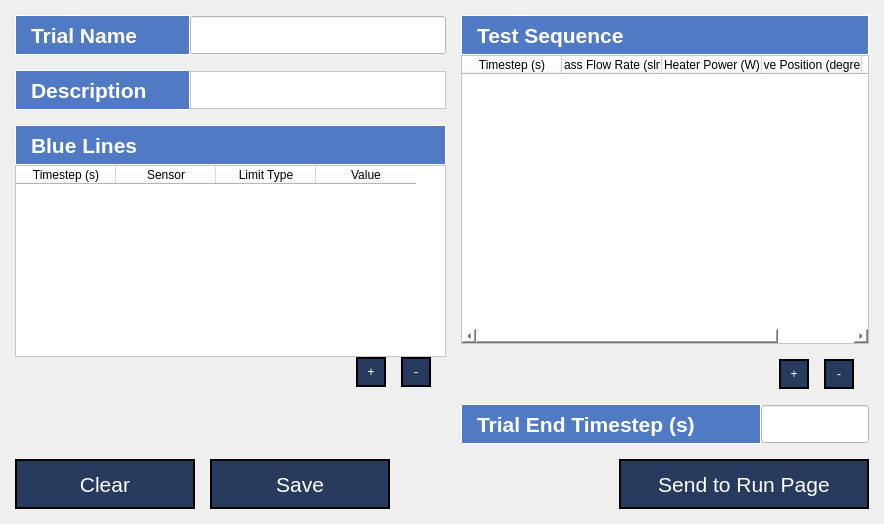
        <widget class="QWidget" name="configuration_page">
         <layout class="QVBoxLayout" name="verticalLayout_8">
          <property name="spacing">
           <number>15</number>
          </property>
          <property name="leftMargin">
           <number>15</number>
          </property>
          <property name="topMargin">
           <number>15</number>
          </property>
          <property name="rightMargin">
           <number>15</number>
          </property>
          <property name="bottomMargin">
           <number>15</number>
          </property>
          <item>
           <layout class="QHBoxLayout" name="horizontalLayout_5">
            <property name="spacing">
             <number>15</number>
            </property>
            <property name="leftMargin">
             <number>0</number>
            </property>
            <property name="topMargin">
             <number>0</number>
            </property>
            <property name="rightMargin">
             <number>0</number>
            </property>
            <property name="bottomMargin">
             <number>0</number>
            </property>
            <item>
             <layout class="QVBoxLayout" name="verticalLayout_9">
              <property name="spacing">
               <number>0</number>
              </property>
              <item>
               <layout class="QHBoxLayout" name="horizontalLayout_8">
                <property name="spacing">
                 <number>0</number>
                </property>
                <item>
                 <widget class="QLabel" name="label_20">
                  <property name="sizePolicy">
                   <sizepolicy hsizetype="Fixed" vsizetype="Fixed">
                    <horstretch>0</horstretch>
                    <verstretch>0</verstretch>
                   </sizepolicy>
                  </property>
                  <property name="minimumSize">
                   <size>
                    <width>175</width>
                    <height>40</height>
                   </size>
                  </property>
                  <property name="font">
                   <font>
                    <pointsize>16</pointsize>
                    <weight>75</weight>
                    <bold>true</bold>
                   </font>
                  </property>
                  <property name="styleSheet">
                   <string notr="true"> background-color: rgb(80, 122, 196); color: rgb(255, 255, 255);
border: 1px solid white;</string>
                  </property>
                  <property name="text">
                   <string>Trial Name</string>
                  </property>
                  <property name="indent">
                   <number>15</number>
                  </property>
                 </widget>
                </item>
                <item>
                 <widget class="QLineEdit" name="configuration_trialname_field">
                  <property name="sizePolicy">
                   <sizepolicy hsizetype="Expanding" vsizetype="Fixed">
                    <horstretch>0</horstretch>
                    <verstretch>0</verstretch>
                   </sizepolicy>
                  </property>
                  <property name="minimumSize">
                   <size>
                    <width>0</width>
                    <height>38</height>
                   </size>
                  </property>
                  <property name="styleSheet">
                   <string notr="true">background-color: rgb(255, 255, 255);</string>
                  </property>
                 </widget>
                </item>
               </layout>
              </item>
              <item>
               <spacer name="verticalSpacer_11">
                <property name="orientation">
                 <enum>Qt::Vertical</enum>
                </property>
                <property name="sizeType">
                 <enum>QSizePolicy::Fixed</enum>
                </property>
                <property name="sizeHint" stdset="0">
                 <size>
                  <width>20</width>
                  <height>15</height>
                 </size>
                </property>
               </spacer>
              </item>
              <item>
               <layout class="QHBoxLayout" name="horizontalLayout_30">
                <property name="spacing">
                 <number>0</number>
                </property>
                <property name="leftMargin">
                 <number>0</number>
                </property>
                <property name="topMargin">
                 <number>0</number>
                </property>
                <property name="rightMargin">
                 <number>0</number>
                </property>
                <property name="bottomMargin">
                 <number>0</number>
                </property>
                <item>
                 <widget class="QLabel" name="label_19">
                  <property name="sizePolicy">
                   <sizepolicy hsizetype="Fixed" vsizetype="Fixed">
                    <horstretch>0</horstretch>
                    <verstretch>0</verstretch>
                   </sizepolicy>
                  </property>
                  <property name="minimumSize">
                   <size>
                    <width>175</width>
                    <height>40</height>
                   </size>
                  </property>
                  <property name="font">
                   <font>
                    <pointsize>16</pointsize>
                    <weight>75</weight>
                    <bold>true</bold>
                   </font>
                  </property>
                  <property name="styleSheet">
                   <string notr="true"> background-color: rgb(80, 122, 196); color: rgb(255, 255, 255);
border: 1px solid white;</string>
                  </property>
                  <property name="text">
                   <string>Description</string>
                  </property>
                  <property name="indent">
                   <number>15</number>
                  </property>
                 </widget>
                </item>
                <item>
                 <widget class="QPlainTextEdit" name="configuration_description_field">
                  <property name="sizePolicy">
                   <sizepolicy hsizetype="Expanding" vsizetype="Fixed">
                    <horstretch>0</horstretch>
                    <verstretch>0</verstretch>
                   </sizepolicy>
                  </property>
                  <property name="minimumSize">
                   <size>
                    <width>0</width>
                    <height>38</height>
                   </size>
                  </property>
                  <property name="maximumSize">
                   <size>
                    <width>16777215</width>
                    <height>38</height>
                   </size>
                  </property>
                  <property name="styleSheet">
                   <string notr="true">background-color: rgb(255, 255, 255);</string>
                  </property>
                  <property name="plainText">
                   <string/>
                  </property>
                 </widget>
                </item>
               </layout>
              </item>
              <item>
               <spacer name="verticalSpacer_12">
                <property name="orientation">
                 <enum>Qt::Vertical</enum>
                </property>
                <property name="sizeType">
                 <enum>QSizePolicy::Fixed</enum>
                </property>
                <property name="sizeHint" stdset="0">
                 <size>
                  <width>20</width>
                  <height>15</height>
                 </size>
                </property>
               </spacer>
              </item>
              <item>
               <widget class="QLabel" name="label_21">
                <property name="sizePolicy">
                 <sizepolicy hsizetype="Minimum" vsizetype="Fixed">
                  <horstretch>0</horstretch>
                  <verstretch>0</verstretch>
                 </sizepolicy>
                </property>
                <property name="minimumSize">
                 <size>
                  <width>0</width>
                  <height>40</height>
                 </size>
                </property>
                <property name="font">
                 <font>
                  <pointsize>16</pointsize>
                  <weight>75</weight>
                  <bold>true</bold>
                 </font>
                </property>
                <property name="styleSheet">
                 <string notr="true"> background-color: rgb(80, 122, 196); color: rgb(255, 255, 255);
border: 1px solid white;</string>
                </property>
                <property name="text">
                 <string>Blue Lines</string>
                </property>
                <property name="indent">
                 <number>15</number>
                </property>
               </widget>
              </item>
              <item>
               <widget class="QTableWidget" name="configuration_blue_lines_table">
                <property name="sizePolicy">
                 <sizepolicy hsizetype="Minimum" vsizetype="Expanding">
                  <horstretch>0</horstretch>
                  <verstretch>0</verstretch>
                 </sizepolicy>
                </property>
                <property name="styleSheet">
                 <string notr="true">background-color: rgb(255, 255, 255);</string>
                </property>
                <column>
                 <property name="text">
                  <string>Timestep (s)</string>
                 </property>
                </column>
                <column>
                 <property name="text">
                  <string>Sensor</string>
                 </property>
                </column>
                <column>
                 <property name="text">
                  <string>Limit Type</string>
                 </property>
                </column>
                <column>
                 <property name="text">
                  <string>Value</string>
                 </property>
                </column>
               </widget>
              </item>
              <item>
               <layout class="QHBoxLayout" name="horizontalLayout_31">
                <property name="spacing">
                 <number>15</number>
                </property>
                <property name="leftMargin">
                 <number>0</number>
                </property>
                <property name="topMargin">
                 <number>0</number>
                </property>
                <property name="rightMargin">
                 <number>0</number>
                </property>
                <property name="bottomMargin">
                 <number>0</number>
                </property>
                <item>
                 <spacer name="horizontalSpacer_3">
                  <property name="orientation">
                   <enum>Qt::Horizontal</enum>
                  </property>
                  <property name="sizeHint" stdset="0">
                   <size>
                    <width>40</width>
                    <height>20</height>
                   </size>
                  </property>
                 </spacer>
                </item>
                <item>
                 <widget class="QPushButton" name="configuration_blue_lines_plus">
                  <property name="sizePolicy">
                   <sizepolicy hsizetype="Fixed" vsizetype="Fixed">
                    <horstretch>0</horstretch>
                    <verstretch>0</verstretch>
                   </sizepolicy>
                  </property>
                  <property name="minimumSize">
                   <size>
                    <width>30</width>
                    <height>30</height>
                   </size>
                  </property>
                  <property name="maximumSize">
                   <size>
                    <width>30</width>
                    <height>30</height>
                   </size>
                  </property>
                  <property name="styleSheet">
                   <string notr="true">color: rgb(255, 255, 255);
background-color: rgb(39, 59, 94);
border:2px solid black;</string>
                  </property>
                  <property name="text">
                   <string>+</string>
                  </property>
                 </widget>
                </item>
                <item>
                 <widget class="QPushButton" name="configuration_blue_lines_minus">
                  <property name="minimumSize">
                   <size>
                    <width>30</width>
                    <height>30</height>
                   </size>
                  </property>
                  <property name="maximumSize">
                   <size>
                    <width>30</width>
                    <height>30</height>
                   </size>
                  </property>
                  <property name="styleSheet">
                   <string notr="true">color: rgb(255, 255, 255);
background-color: rgb(39, 59, 94);
border:2px solid black;</string>
                  </property>
                  <property name="text">
                   <string>-</string>
                  </property>
                 </widget>
                </item>
                <item>
                 <spacer name="horizontalSpacer_4">
                  <property name="orientation">
                   <enum>Qt::Horizontal</enum>
                  </property>
                  <property name="sizeType">
                   <enum>QSizePolicy::Fixed</enum>
                  </property>
                  <property name="sizeHint" stdset="0">
                   <size>
                    <width>15</width>
                    <height>20</height>
                   </size>
                  </property>
                 </spacer>
                </item>
               </layout>
              </item>
              <item>
               <spacer name="verticalSpacer_5">
                <property name="orientation">
                 <enum>Qt::Vertical</enum>
                </property>
                <property name="sizeType">
                 <enum>QSizePolicy::Fixed</enum>
                </property>
                <property name="sizeHint" stdset="0">
                 <size>
                  <width>20</width>
                  <height>57</height>
                 </size>
                </property>
               </spacer>
              </item>
             </layout>
            </item>
            <item>
             <layout class="QVBoxLayout" name="verticalLayout_10">
              <property name="spacing">
               <number>0</number>
              </property>
              <property name="leftMargin">
               <number>0</number>
              </property>
              <property name="topMargin">
               <number>0</number>
              </property>
              <property name="rightMargin">
               <number>0</number>
              </property>
              <property name="bottomMargin">
               <number>0</number>
              </property>
              <item>
               <widget class="QLabel" name="label_22">
                <property name="sizePolicy">
                 <sizepolicy hsizetype="Minimum" vsizetype="Fixed">
                  <horstretch>0</horstretch>
                  <verstretch>0</verstretch>
                 </sizepolicy>
                </property>
                <property name="minimumSize">
                 <size>
                  <width>0</width>
                  <height>40</height>
                 </size>
                </property>
                <property name="font">
                 <font>
                  <pointsize>16</pointsize>
                  <weight>75</weight>
                  <bold>true</bold>
                 </font>
                </property>
                <property name="styleSheet">
                 <string notr="true"> background-color: rgb(80, 122, 196); color: rgb(255, 255, 255);
border: 1px solid white;</string>
                </property>
                <property name="text">
                 <string>Test Sequence</string>
                </property>
                <property name="indent">
                 <number>15</number>
                </property>
               </widget>
              </item>
              <item>
               <widget class="QTableWidget" name="configuration_sequence_table">
                <property name="sizePolicy">
                 <sizepolicy hsizetype="Minimum" vsizetype="Expanding">
                  <horstretch>0</horstretch>
                  <verstretch>0</verstretch>
                 </sizepolicy>
                </property>
                <property name="styleSheet">
                 <string notr="true">background-color: rgb(255, 255, 255);</string>
                </property>
                <property name="columnCount">
                 <number>5</number>
                </property>
                <column>
                 <property name="text">
                  <string>Timestep (s)</string>
                 </property>
                </column>
                <column>
                 <property name="text">
                  <string>Mass Flow Rate (slm)</string>
                 </property>
                </column>
                <column>
                 <property name="text">
                  <string>Heater Power (W)</string>
                 </property>
                </column>
                <column>
                 <property name="text">
                  <string>Valve Position (degrees)</string>
                 </property>
                </column>
                <column>
                 <property name="text">
                  <string>OF Instruction</string>
                 </property>
                </column>
               </widget>
              </item>
              <item>
               <spacer name="verticalSpacer_20">
                <property name="orientation">
                 <enum>Qt::Vertical</enum>
                </property>
                <property name="sizeType">
                 <enum>QSizePolicy::Fixed</enum>
                </property>
                <property name="sizeHint" stdset="0">
                 <size>
                  <width>20</width>
                  <height>15</height>
                 </size>
                </property>
               </spacer>
              </item>
              <item>
               <layout class="QHBoxLayout" name="horizontalLayout_7">
                <property name="spacing">
                 <number>15</number>
                </property>
                <property name="topMargin">
                 <number>0</number>
                </property>
                <property name="bottomMargin">
                 <number>0</number>
                </property>
                <item>
                 <spacer name="horizontalSpacer_5">
                  <property name="orientation">
                   <enum>Qt::Horizontal</enum>
                  </property>
                  <property name="sizeHint" stdset="0">
                   <size>
                    <width>40</width>
                    <height>20</height>
                   </size>
                  </property>
                 </spacer>
                </item>
                <item>
                 <widget class="QPushButton" name="configuration_sequence_plus">
                  <property name="sizePolicy">
                   <sizepolicy hsizetype="Fixed" vsizetype="Fixed">
                    <horstretch>0</horstretch>
                    <verstretch>0</verstretch>
                   </sizepolicy>
                  </property>
                  <property name="minimumSize">
                   <size>
                    <width>30</width>
                    <height>30</height>
                   </size>
                  </property>
                  <property name="maximumSize">
                   <size>
                    <width>30</width>
                    <height>30</height>
                   </size>
                  </property>
                  <property name="styleSheet">
                   <string notr="true">color: rgb(255, 255, 255);
background-color: rgb(39, 59, 94);
border:2px solid black;</string>
                  </property>
                  <property name="text">
                   <string>+</string>
                  </property>
                 </widget>
                </item>
                <item>
                 <widget class="QPushButton" name="configuration_sequence_minus">
                  <property name="sizePolicy">
                   <sizepolicy hsizetype="Fixed" vsizetype="Fixed">
                    <horstretch>0</horstretch>
                    <verstretch>0</verstretch>
                   </sizepolicy>
                  </property>
                  <property name="minimumSize">
                   <size>
                    <width>30</width>
                    <height>30</height>
                   </size>
                  </property>
                  <property name="maximumSize">
                   <size>
                    <width>30</width>
                    <height>30</height>
                   </size>
                  </property>
                  <property name="styleSheet">
                   <string notr="true">color: rgb(255, 255, 255);
background-color: rgb(39, 59, 94);
border:2px solid black;</string>
                  </property>
                  <property name="text">
                   <string>-</string>
                  </property>
                 </widget>
                </item>
                <item>
                 <spacer name="horizontalSpacer_6">
                  <property name="orientation">
                   <enum>Qt::Horizontal</enum>
                  </property>
                  <property name="sizeType">
                   <enum>QSizePolicy::Fixed</enum>
                  </property>
                  <property name="sizeHint" stdset="0">
                   <size>
                    <width>15</width>
                    <height>20</height>
                   </size>
                  </property>
                 </spacer>
                </item>
               </layout>
              </item>
              <item>
               <spacer name="verticalSpacer_29">
                <property name="orientation">
                 <enum>Qt::Vertical</enum>
                </property>
                <property name="sizeType">
                 <enum>QSizePolicy::Fixed</enum>
                </property>
                <property name="sizeHint" stdset="0">
                 <size>
                  <width>20</width>
                  <height>15</height>
                 </size>
                </property>
               </spacer>
              </item>
              <item>
               <layout class="QHBoxLayout" name="horizontalLayout_22">
                <property name="spacing">
                 <number>0</number>
                </property>
                <property name="leftMargin">
                 <number>0</number>
                </property>
                <property name="topMargin">
                 <number>0</number>
                </property>
                <property name="rightMargin">
                 <number>0</number>
                </property>
                <property name="bottomMargin">
                 <number>0</number>
                </property>
                <item>
                 <widget class="QLabel" name="label_26">
                  <property name="minimumSize">
                   <size>
                    <width>300</width>
                    <height>40</height>
                   </size>
                  </property>
                  <property name="font">
                   <font>
                    <pointsize>16</pointsize>
                    <weight>75</weight>
                    <bold>true</bold>
                   </font>
                  </property>
                  <property name="styleSheet">
                   <string notr="true"> background-color: rgb(80, 122, 196); color: rgb(255, 255, 255);
border: 1px solid white;</string>
                  </property>
                  <property name="text">
                   <string>Trial End Timestep (s)</string>
                  </property>
                  <property name="indent">
                   <number>15</number>
                  </property>
                 </widget>
                </item>
                <item>
                 <widget class="QLineEdit" name="configuration_trial_end_timestep_field">
                  <property name="minimumSize">
                   <size>
                    <width>0</width>
                    <height>38</height>
                   </size>
                  </property>
                  <property name="styleSheet">
                   <string notr="true">background-color: rgb(255, 255, 255);</string>
                  </property>
                 </widget>
                </item>
               </layout>
              </item>
             </layout>
            </item>
           </layout>
          </item>
          <item>
           <layout class="QHBoxLayout" name="horizontalLayout_6">
            <property name="spacing">
             <number>15</number>
            </property>
            <property name="leftMargin">
             <number>0</number>
            </property>
            <property name="topMargin">
             <number>0</number>
            </property>
            <property name="rightMargin">
             <number>0</number>
            </property>
            <item>
             <widget class="QPushButton" name="configuration_clear_button">
              <property name="sizePolicy">
               <sizepolicy hsizetype="Fixed" vsizetype="Fixed">
                <horstretch>0</horstretch>
                <verstretch>0</verstretch>
               </sizepolicy>
              </property>
              <property name="minimumSize">
               <size>
                <width>180</width>
                <height>50</height>
               </size>
              </property>
              <property name="baseSize">
               <size>
                <width>180</width>
                <height>50</height>
               </size>
              </property>
              <property name="font">
               <font>
                <pointsize>16</pointsize>
               </font>
              </property>
              <property name="styleSheet">
               <string notr="true">color: rgb(255, 255, 255);
background-color: rgb(39, 59, 94);
border:2px solid black;</string>
              </property>
              <property name="text">
               <string>Clear</string>
              </property>
             </widget>
            </item>
            <item>
             <widget class="QPushButton" name="configuration_save_button">
              <property name="sizePolicy">
               <sizepolicy hsizetype="Fixed" vsizetype="Fixed">
                <horstretch>0</horstretch>
                <verstretch>0</verstretch>
               </sizepolicy>
              </property>
              <property name="minimumSize">
               <size>
                <width>180</width>
                <height>50</height>
               </size>
              </property>
              <property name="font">
               <font>
                <pointsize>16</pointsize>
               </font>
              </property>
              <property name="styleSheet">
               <string notr="true">color: rgb(255, 255, 255);
background-color: rgb(39, 59, 94);
border:2px solid black;</string>
              </property>
              <property name="text">
               <string>Save</string>
              </property>
             </widget>
            </item>
            <item>
             <spacer name="horizontalSpacer_23">
              <property name="orientation">
               <enum>Qt::Horizontal</enum>
              </property>
              <property name="sizeHint" stdset="0">
               <size>
                <width>40</width>
                <height>20</height>
               </size>
              </property>
             </spacer>
            </item>
            <item>
             <widget class="QPushButton" name="config_send_to_run_page_button">
              <property name="minimumSize">
               <size>
                <width>250</width>
                <height>50</height>
               </size>
              </property>
              <property name="font">
               <font>
                <pointsize>16</pointsize>
               </font>
              </property>
              <property name="styleSheet">
               <string notr="true">color: rgb(255, 255, 255);
background-color: rgb(39, 59, 94);
border:2px solid black;</string>
              </property>
              <property name="text">
               <string>Send to Run Page</string>
              </property>
             </widget>
            </item>
           </layout>
          </item>
         </layout>
        </widget>
